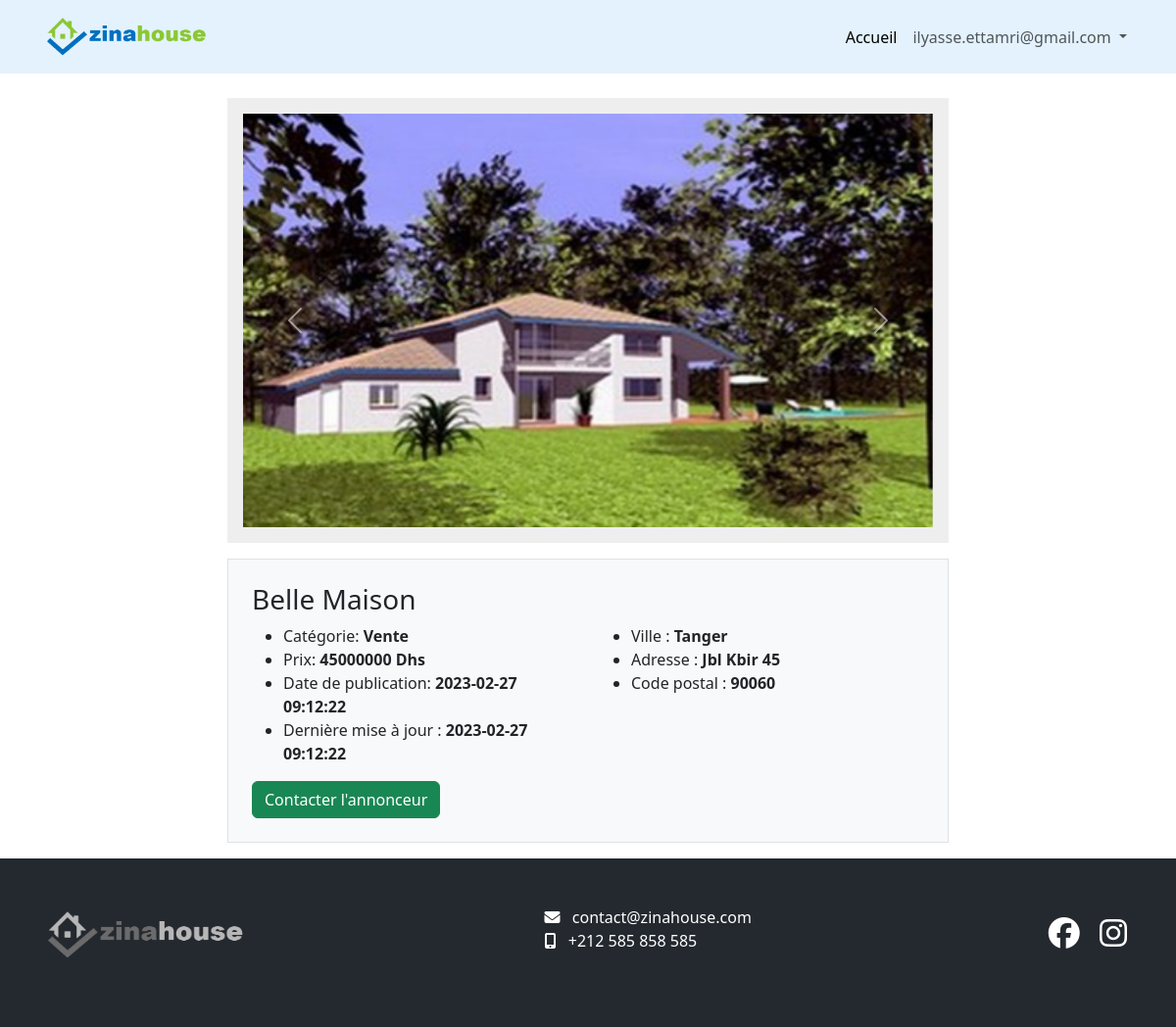
Screenshot of /details/?id=7 (signed in) with the database file from the repository.
### tables this page shows
CREATE TABLE `image` (
  `id` int(11) NOT NULL,
  `file_name` varchar(400) DEFAULT NULL,
  `type` varchar(50) DEFAULT NULL,
  `announcement_id` int(11) NOT NULL,
  `created_at` datetime DEFAULT NULL,
  `updated_at` datetime DEFAULT NULL
);

CREATE TABLE `announcement` (
  `id` int(11) NOT NULL,
  `client_id` int(11) NOT NULL,
  `title` varchar(250) NOT NULL,
  `price` int(11) NOT NULL,
  `category` varchar(50) NOT NULL,
  `type` varchar(50) NOT NULL,
  `superficie` int(11) NOT NULL,
  `address` varchar(250) NOT NULL,
  `postal_code` varchar(10) NOT NULL,
  `city` varchar(100) NOT NULL,
  `created_at` datetime NOT NULL,
  `updated_at` datetime NOT NULL
);

### pages/details.php (called while the page is built)
<?php
$errors = [];
$announcement = [];
$images = [];
if (isset($_GET["id"])) {
	$id = $_GET["id"];
	$inst = $pdo->prepare("SELECT announcement.*, client.phone FROM `announcement` join client on announcement.client_id = client.id WHERE  announcement.id = $id ");
	$inst->execute();
	$announcement = $inst->fetch(PDO::FETCH_ASSOC);
	$inst = $pdo->prepare("SELECT file_name, type FROM `image` WHERE  announcement_id = $id ");
	$inst->execute();
	$images = $inst->fetchAll(PDO::FETCH_ASSOC);
} else {
	$errors[] = 'Aucune donnée.';
}
require_with('templates/details.html.php', [
	'errors' => $errors,
	'announcement' => $announcement,
	'images' => $images
]);

### includes/_functions.php (called while the page is built, shortened)
<?php
function require_with($pg, $vars = [])
{
	extract($vars);
	require $pg;
}

### templates/details.html.php (the view, shortened to what this page needs)
<?php if ($errors) : ?>
	<div class="container">
		<div class="row my-5 text-center">
			<div class="col-lg-8 m-auto">
				Aucune donnée.
			</div>
		</div>
	</div>
<?php else : ?>
	<div class="container">
		<div class="row mt-5">
			<div class="col-lg-8 m-auto">
				<div id="carouselExampleControls" class="carousel slide" data-bs-ride="carousel">
					<div class="p-3" style="background-color: #eee;">
						<div class="carousel-inner">
							<?php foreach ($images as $k => $image) : ?>
								<div class="carousel-item <?php echo ($image['type'] == 'primary') ? 'active' : '' ?>">
									<img class="d-block w-100" src="/uploads/<?php echo $image["file_name"]; ?>">
								</div>
							<?php endforeach ?>
							<button class="carousel-control-prev" type="button" data-bs-target="#carouselExampleControls" data-bs-slide="prev">
								<span class="carousel-control-prev-icon" aria-hidden="true"></span>
							</button>
							<button class="carousel-control-next" type="button" data-bs-target="#carouselExampleControls" data-bs-slide="next">
								<span class="carousel-control-next-icon" aria-hidden="true"></span>
							</button>
						</div>
					</div>
				</div>
			</div>
		</div>
		<div class="row">
			<div class="col-lg-8 m-auto">
				<div class="bg-light mt-3 p-4 border mb-3">
					<h3 class=""><?php echo $announcement['title']  ?></h3>
					<div class="row">
						<div class="col-lg-6">
							<ul>
								<li>Catégorie: <strong><?php echo $announcement['category']  ?> </strong></li>
								<li>Prix: <strong><?php echo $announcement['price']  ?> Dhs </strong></li>
								<li>Date de publication: <strong><?php echo $announcement['created_at']  ?> </strong></li>
								<li>Dernière mise à jour : <strong><?php echo $announcement['updated_at']  ?></strong></li>
							</ul>
						</div>
						<div class="col-lg-6">
							<ul>
								<li>Ville : <strong><?php echo $announcement['city']  ?></strong></li>
								<li>Adresse : <strong><?php echo $announcement['address']  ?></strong></li>
								<li>Code postal : <strong><?php echo $announcement['postal_code']  ?></strong></li>
							</ul>
						</div>
					</div>
					<div class="row">
						<div class="col">
							<button type="button" class="btn btn-success" data-bs-toggle="modal" data-bs-target="#exampleModal">
								Contacter l'annonceur
							</button>
						</div>
					</div>
				</div>
			</div>
		</div>
	</div>
<?php endif; ?>

### css/main1.css (style rules this page uses)
html, body { margin: 0; padding: 0; }

### rows the page displays
image: file_name (picture)
announcement: title "Belle Maison", category "Vente", price "45000000", created_at "2023-02-27 09:12:22", updated_at "2023-02-27 09:12:22", city "Tanger", address "Jbl Kbir 45", postal_code "90060"

### other values shown
$user['email'] "ilyasse.ettamri@gmail.com"
